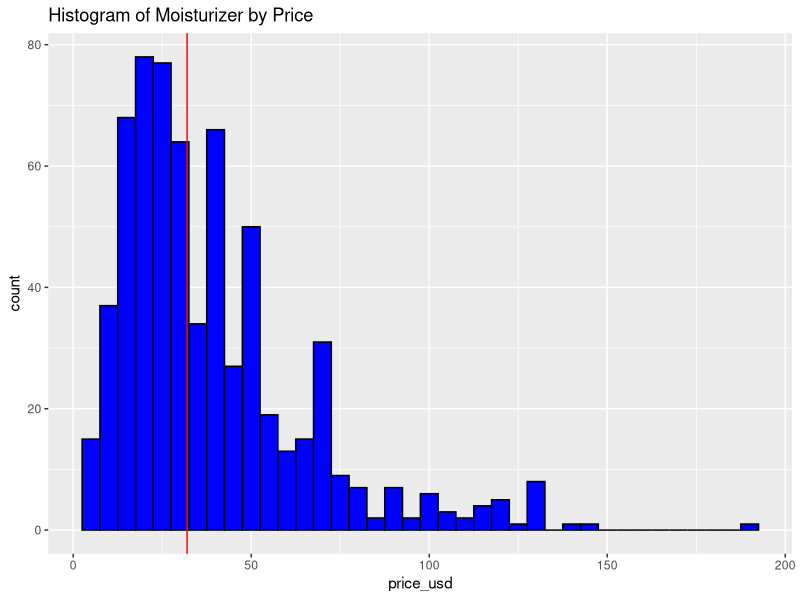

Source code (R): (Note: this script raises an error after producing the figure.)
library(tidyverse)

ulta <- read.csv('ulta-cleaned.csv')
ulta = ulta %>%
  mutate(X = NULL, brand = as.factor(brand)) # X: 'row index' column

# price histogram
ggplot(data = ulta) + geom_histogram(aes(x = price_usd), binwidth = 5, fill='blue', color='black') +
  geom_vline(aes(xintercept = median(price_usd)), colour='red') +
  ggtitle('Histogram of Moisturizer by Price') +
  ggsave("price_hist.png")

top_prods = ulta %>% 
  filter(n_review > 100) %>%
  mutate('price_range' = ifelse(price_usd < 25, "Under $25", 
                                ifelse(price_usd < 50, "$25-50", "$50 or more" ))) %>%
  mutate(price_range = as.factor(price_range))


summary(top_prods)

review_plot = ggplot(data = top_prods) + 
  geom_boxplot(aes(x = price_range, y = avg_review, fill = price_range))

review_plot +
  scale_x_discrete(limits = c("Under $25", "$25-50", "$50 or more")) +
  ggtitle("Boxplot of Average Review, by Price Range") +
  ggsave("review-boxplot.png")

ggplot(data = top_prods) + 
  geom_density(aes(x = avg_review, color = price_range)) +
  ggtitle("Density of Average Product Review, by Price Range") + 
  ggsave("review-density.png")

top_prods = top_prods %>% 
  mutate('bestseller_status' = avg_review*n_review)


top_prods %>% slice_max(bestseller_status, n=10) %>% 
  ggplot() + geom_col(aes(x = product, y = n_review, fill = brand)) +
  ggtitle("Number of Reviews of Bestsellers") +
  theme(axis.text.x = element_blank()) +
  ggsave("bar-bestsellerreviews.png")


top_prods %>% slice_max(bestseller_status, n=10) %>% 
  ggplot() + geom_col(aes(x = product, y = price_usd, fill = brand)) +
  ggtitle("Cost of Bestsellers") + 
  theme(axis.text.x = element_blank()) +
  ggsave("bar-bestseller-cost.png")